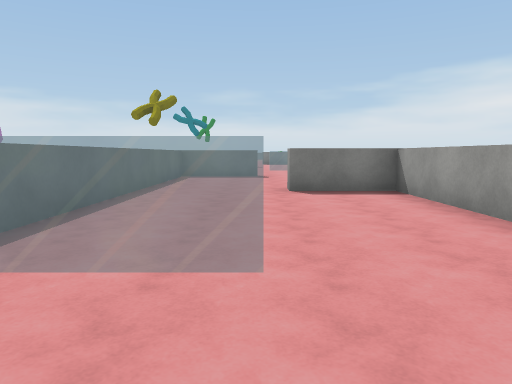
view 1 (above)

24 first-person views from a walk through a Unity game level. The camera is 1.4 m above the floor, tilts 6° down and sees 70° across. The floor is counted in squares, 2 m on a side. Each view is taken from the middle of a square. On the plan, view 1 faces up. The plan holds only what a view shows up to about 11 squares ahead; the rest is blank. The place goes on beyond the plan. The player character is not drawn. Surface patterns are stand-ins for the level's own textures.

view 2
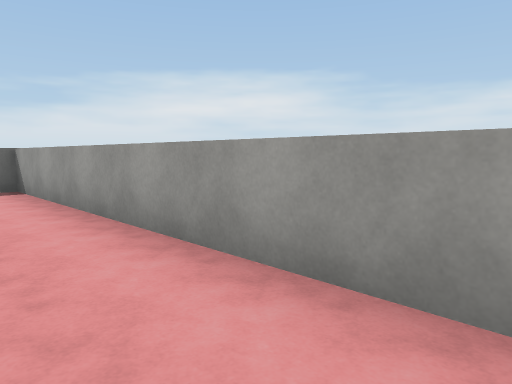

view 3
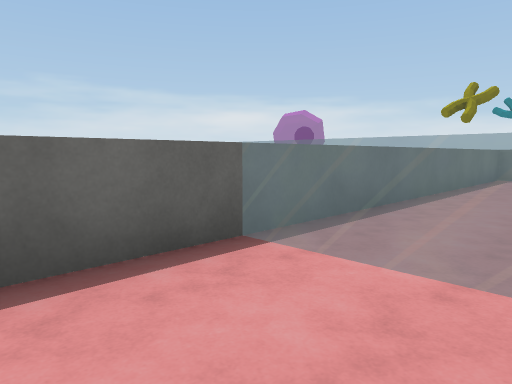

view 4
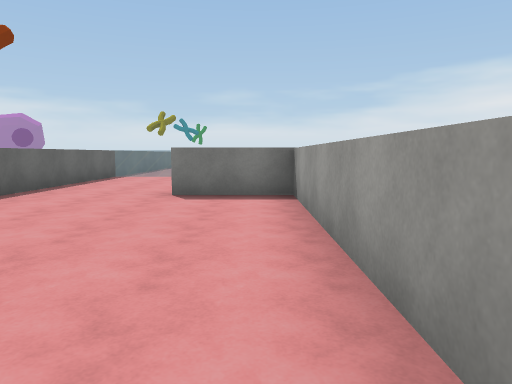

view 5
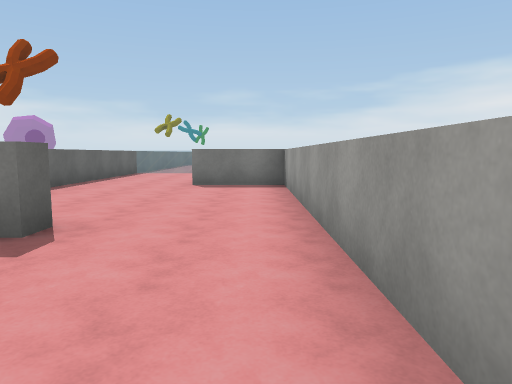

view 6
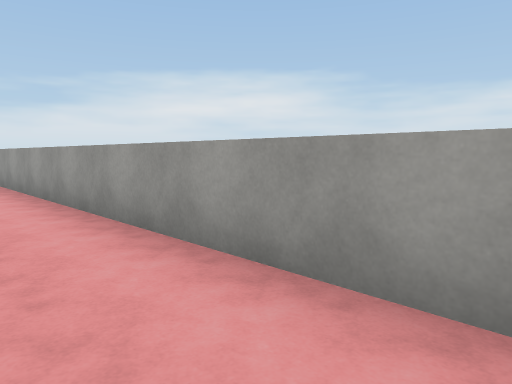

view 7
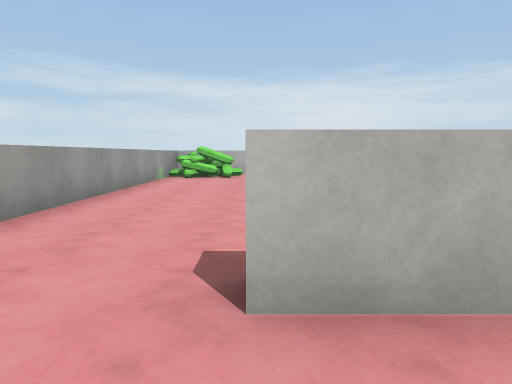

view 8
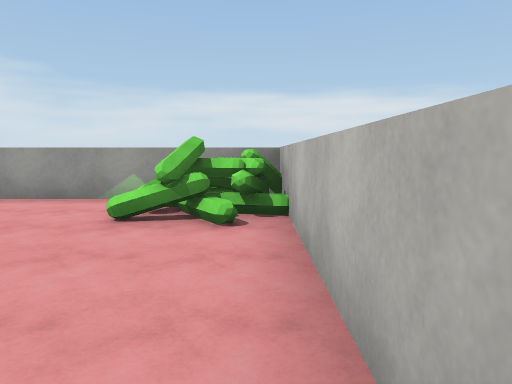

view 9
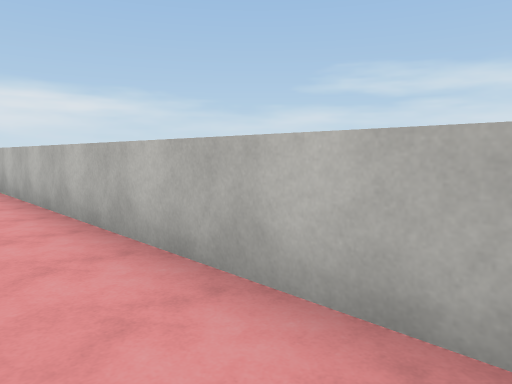

view 10
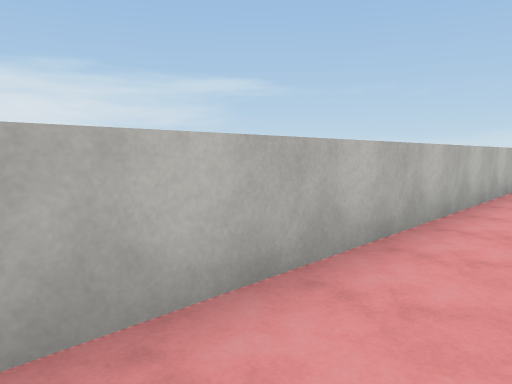

view 11
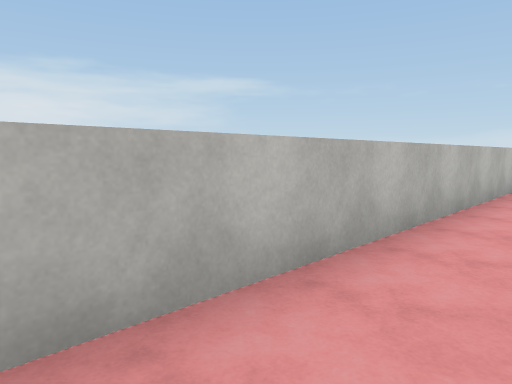

view 12
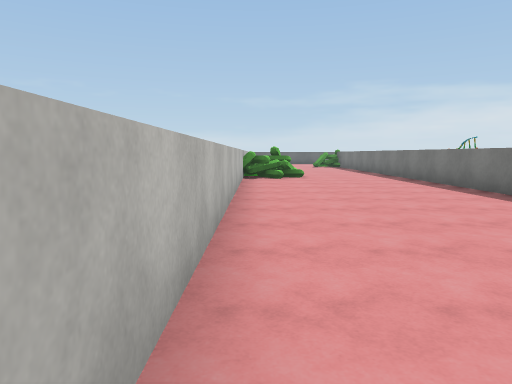

view 13
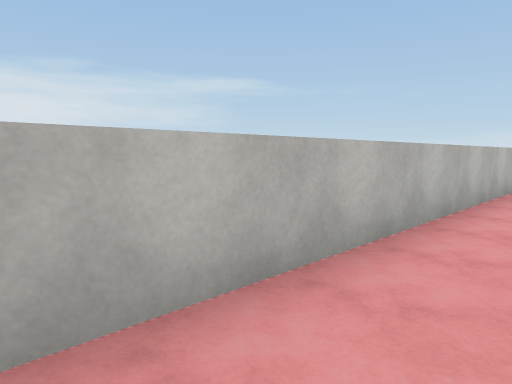

view 14
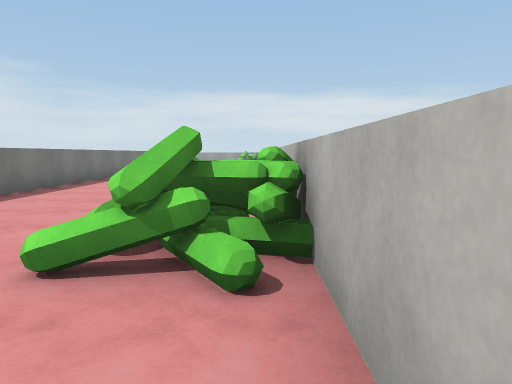

view 15
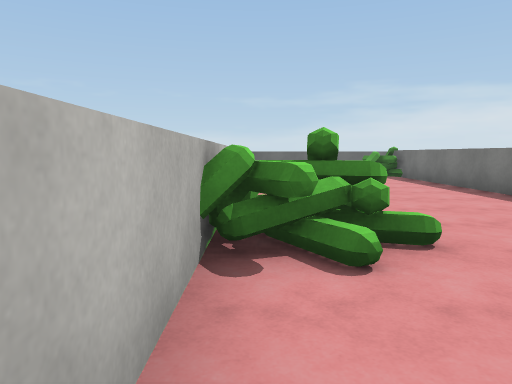

view 16
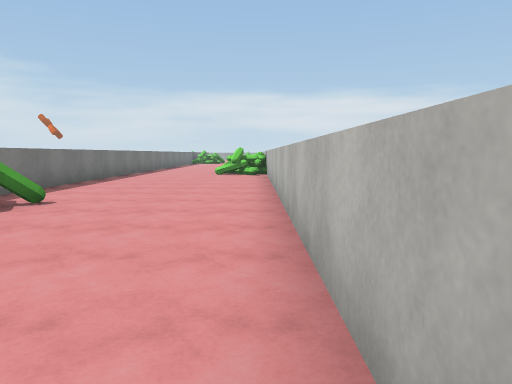

view 17
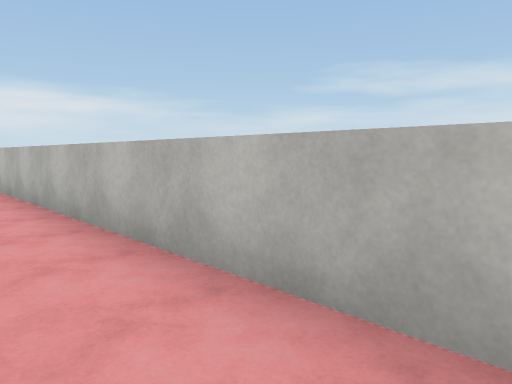

view 18
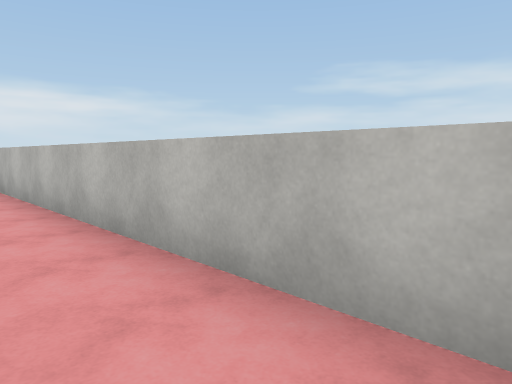

view 19
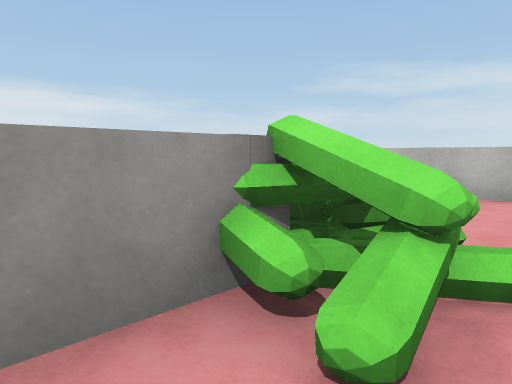

view 20
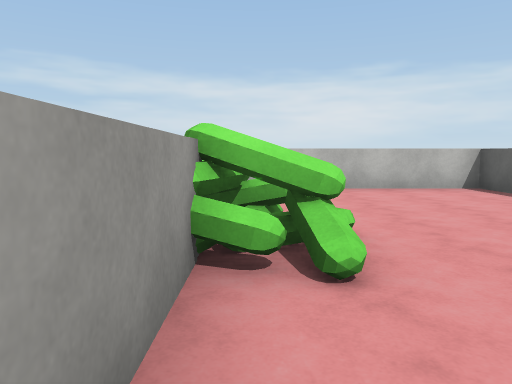

view 21
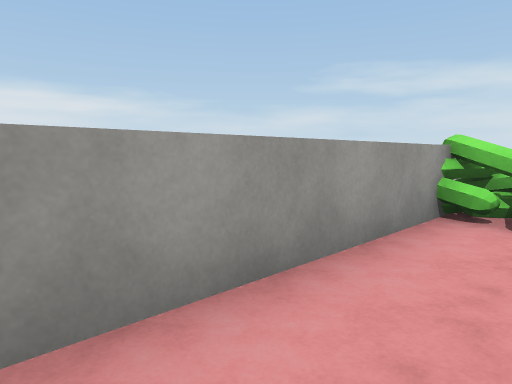

view 22
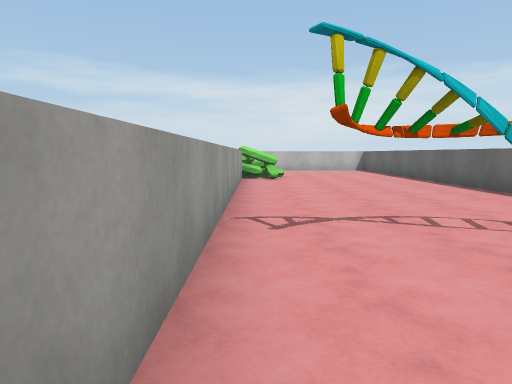

view 23
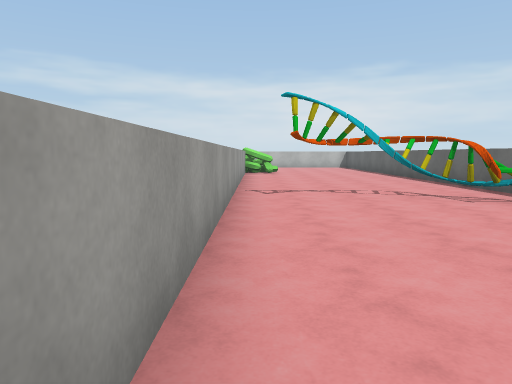

view 24
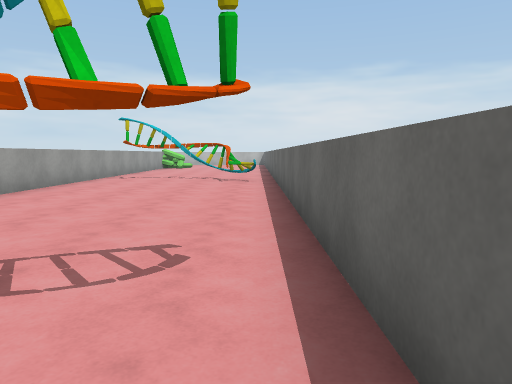

### Floor plan
Ten units are one square. View 1 is at (0, 0); x grows to the right and y downward. Boxes are objects, and circles mark ways between rooms. Rooms are numbered by the first view taken in them; rooms with no view inside come last. Other rooms are left out.
<svg viewBox="-370 -80 401 269">
<path fill="none" stroke="#000" d="M26 8 26 -24M-23 -20 -23 25M-227 167 -228 171 -226 174M-249 137 -310 137M-227 173 -223 184M-229 181 -223 183M-149 137 -230 137M-316 131 -316 5M-365 174 -365 184 26 184 26 75M-365 -34 -365 141M0 75 0 80M13 180 15 173M16 170 18 165M-320 130 -316 131M-323 141 -318 143M10 183 12 177M13 166 21 168M-11 75 0 75M-23 25 -23 35M26 75 26 28 5 28M-23 -75 -23 -20M26 -24 26 -69 6 -69"/>
<rect x="-365" y="45" width="40" height="20" fill="#bbb"><title>other object</title></rect>
<rect x="-355" y="-35" width="30" height="20" fill="#bbb"><title>other object</title></rect>
<circle cx="-5" cy="30" r="3" fill="#2a7"/>
<circle cx="15" cy="-20" r="3" fill="#2a7"/>
<circle cx="15" cy="80" r="3" fill="#2a7"/>
<text x="10" y="0">1</text>
<text x="-230" y="150">2</text>
<text x="0" y="50">3</text>
<text x="0" y="-50">4</text>
</svg>
Room 1 opens to room 3. Room 1 opens to room 4. Room 2 opens to room 3.

Where each view was taken, in squares from view 1:
view 1: 0 up, 0 right, facing up
view 2: 1 down, 1 right, facing up-right
view 3: 0 up, 0 right, facing up-left
view 4: 9 down, 2 right, facing up
view 5: 11 down, 2 right, facing up
view 6: 15 down, 1 right, facing up-right
view 7: 6 down, 0 right, facing down
view 8: 18 down, 3 left, facing right
view 9: 17 down, 7 left, facing down-right
view 10: 17 down, 5 left, facing down-left
view 11: 17 down, 9 left, facing down-left
view 12: 18 down, 12 left, facing left
view 13: 17 down, 14 left, facing down-left
view 14: 18 down, 26 left, facing right
view 15: 18 down, 20 left, facing left
view 16: 18 down, 36 left, facing right
view 17: 17 down, 36 left, facing down-right
view 18: 17 down, 32 left, facing down-right
view 19: 12 down, 33 left, facing down-right
view 20: 11 down, 32 left, facing down
view 21: 9 down, 33 left, facing down-right
view 22: 3 down, 32 left, facing down
view 23: 0 up, 32 left, facing down
view 24: 4 up, 36 left, facing down
